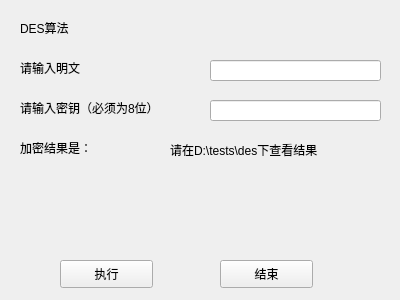
<?xml version="1.0" encoding="UTF-8"?>
<ui version="4.0">
 <class>desw</class>
 <widget class="QWidget" name="desw">
  <property name="geometry">
   <rect>
    <x>0</x>
    <y>0</y>
    <width>400</width>
    <height>300</height>
   </rect>
  </property>
  <property name="windowTitle">
   <string>Form</string>
  </property>
  <widget class="QLabel" name="label_4">
   <property name="geometry">
    <rect>
     <x>20</x>
     <y>140</y>
     <width>72</width>
     <height>15</height>
    </rect>
   </property>
   <property name="text">
    <string>加密结果是：</string>
   </property>
  </widget>
  <widget class="QLineEdit" name="message">
   <property name="geometry">
    <rect>
     <x>210</x>
     <y>60</y>
     <width>171</width>
     <height>21</height>
    </rect>
   </property>
  </widget>
  <widget class="QPushButton" name="excute">
   <property name="geometry">
    <rect>
     <x>60</x>
     <y>260</y>
     <width>93</width>
     <height>28</height>
    </rect>
   </property>
   <property name="text">
    <string>执行</string>
   </property>
  </widget>
  <widget class="QLabel" name="label_2">
   <property name="geometry">
    <rect>
     <x>20</x>
     <y>60</y>
     <width>72</width>
     <height>15</height>
    </rect>
   </property>
   <property name="text">
    <string>请输入明文</string>
   </property>
  </widget>
  <widget class="QLabel" name="label">
   <property name="geometry">
    <rect>
     <x>20</x>
     <y>20</y>
     <width>72</width>
     <height>15</height>
    </rect>
   </property>
   <property name="text">
    <string>DES算法</string>
   </property>
  </widget>
  <widget class="QLineEdit" name="key">
   <property name="geometry">
    <rect>
     <x>210</x>
     <y>100</y>
     <width>171</width>
     <height>21</height>
    </rect>
   </property>
  </widget>
  <widget class="QPushButton" name="endExcute">
   <property name="geometry">
    <rect>
     <x>220</x>
     <y>260</y>
     <width>93</width>
     <height>28</height>
    </rect>
   </property>
   <property name="text">
    <string>结束</string>
   </property>
  </widget>
  <widget class="QLabel" name="label_3">
   <property name="geometry">
    <rect>
     <x>20</x>
     <y>100</y>
     <width>171</width>
     <height>16</height>
    </rect>
   </property>
   <property name="text">
    <string>请输入密钥（必须为8位）</string>
   </property>
  </widget>
  <widget class="QLabel" name="label_5">
   <property name="geometry">
    <rect>
     <x>170</x>
     <y>140</y>
     <width>221</width>
     <height>20</height>
    </rect>
   </property>
   <property name="text">
    <string>请在D:\tests\des下查看结果</string>
   </property>
  </widget>
 </widget>
 <resources/>
 <connections/>
</ui>
